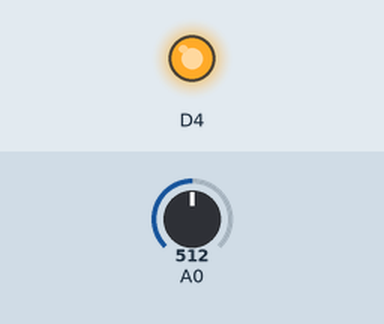
Recording of a sketch running on a simulated ESP8266 (NodeMCU). On the bench: output pins drawn as LEDs (lit = HIGH). The inputs (shaded band) are chosen by the test bench; at power-on: A0 = 512. WiFi joins after 1.5 s; servers stay silent unless stated; no MQTT or app messages arrive unless stated; not simulated (calls return 0 or success): credentials.h; what the sketch prints to the serial monitor is not drawn.

Above: at 5.0 s.
Timing chart, 0 to 13.1 s (numbered marks = the images above):
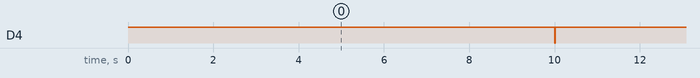

The sketch:

xmas_tree_water_meter.ino
```cpp
#include <PubSubClient.h>

#include <ESP8266WiFi.h>

#include "credentials.h"
// define WLAN_SSID "MyNetwork"
// define WLAN_PASS "MyPassword"

#define MQTT_SERVER      "192.168.1.2"
#define MQTT_SERVERPORT  1883                   // use 8883 for SSL

WiFiClient espClient;
PubSubClient client(espClient);


void setup() {
  pinMode(A0, INPUT);
  pinMode(D4, OUTPUT);
  digitalWrite(D4, HIGH);
  Serial.begin(115200);

  WiFi.begin(WLAN_SSID, WLAN_PASS);
  client.setServer(MQTT_SERVER, MQTT_SERVERPORT); //connecting to mqtt server
  client.setCallback(callback);

  connectmqtt();

}

unsigned long last = 0;
void loop() {
  // mqtt
  if (!client.connected())
  {
    reconnect();
  }

  if ((millis() < last) || (millis() - last > 10000)) {
    digitalWrite(D4, LOW);
    delay(20);
    int a = analogRead(A0);
    digitalWrite(D4, HIGH);
    Serial.print(a);
    Serial.print("     ");
    Serial.println(max(0.0, min((a - 350) / 1.55, 100.0)));
    client.publish("xmas/tree/water/raw", String(a).c_str());
    client.publish("xmas/tree/water/normalized", String(max(0.0, min((a - 350) / 1.55, 100.0)), 1).c_str());
    last = millis();
  }

  client.loop();
}


void callback(char* topic, byte* payload, unsigned int length) {   //callback includes topic and payload ( from which (topic) the payload is comming)
  //client.publish("outTopic", "LED turned OFF");
}

void reconnect() {
  while (!client.connected()) {
    //Serial.println("Attempting MQTT connection...");
    if (client.connect("ESP8266_xmastree")) {
      //Serial.println("connected");
      // Once connected, publish an announcement...
      //client.publish("outTopic", "Nodemcu connected to MQTT");
      // ... and resubscribe
      //client.subscribe("inTopic");

    } else {
      /*

      Serial.print("failed, rc=");
      Serial.print(client.state());
      Serial.println(" try again in 5 seconds");
      // Wait 5 seconds before retrying
      */
      delay(5000);
    }
  }
}

void connectmqtt()
{
  client.connect("ESP8266_xmastree");  // ESP will connect to mqtt broker with clientID
  {
    //Serial.println("connected to MQTT");
    // Once connected, publish an announcement...

    // ... and resubscribe
    //client.subscribe("inTopic"); //topic=Demo
    //client.publish("outTopic",  "connected to MQTT");

    if (!client.connected())
    {
      reconnect();
    }
  }
}
```

Measured:
- by itself, D4: alternates HIGH for 10.0 s and LOW for 0.02 s
